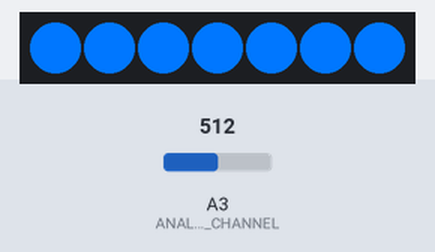
The sketch below on a simulated Arduino Uno, built with avr-gcc and run on an emulated ATmega328P. Parts: 7 RGB LEDs in strip order, left to right. The test bench sets the inputs (shaded band); at power-on: A3 (ANALOG_CHANNEL) = 512.

Above: at 1.2 s.
1.3 s: A3 (ANALOG_CHANNEL) set to 810
At 1.36 s:
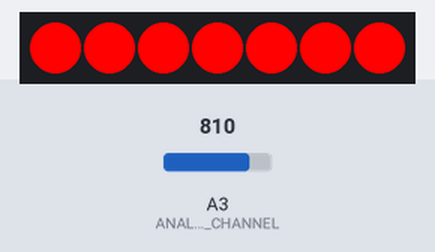
2.9 s: A3 (ANALOG_CHANNEL) set to 891
4.4 s: A3 (ANALOG_CHANNEL) set to 914
At 5.3 s:
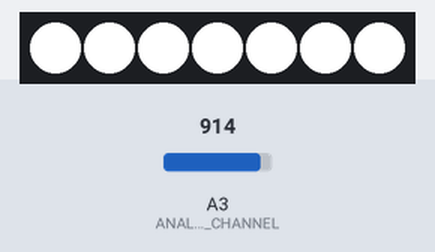
5.9 s: A3 (ANALOG_CHANNEL) set to 716
At 6.3 s:
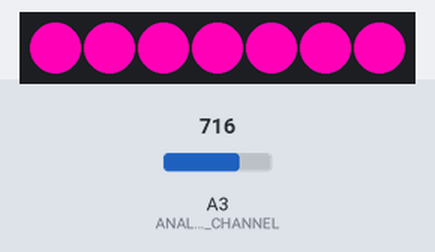
7.4 s: A3 (ANALOG_CHANNEL) set to 350
At 8.6 s:
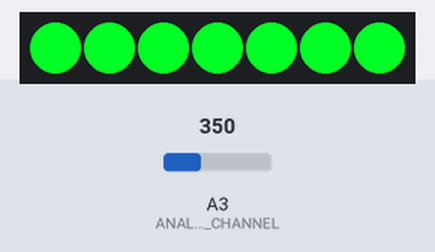
8.9 s: A3 (ANALOG_CHANNEL) set to 90
At 10.0 s:
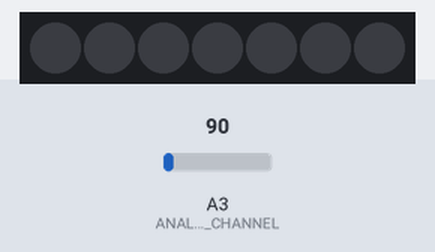
Timing chart, 0 to 11.4 s (numbered marks = the images above; inputs shaded):
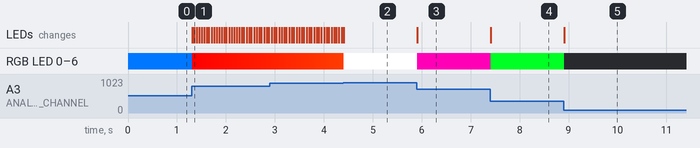

The sketch:

code.ino
```cpp
#include <Adafruit_NeoPixel.h>
#include <math.h>

#define PIN      2 // PB2 = Pin 7
#define N_LEDS 7
#define ANALOG_CHANNEL 3 // ADC3 = PB3 = Pin 2

Adafruit_NeoPixel strip = Adafruit_NeoPixel(N_LEDS, PIN, NEO_GRB + NEO_KHZ800);
uint8_t col2 = 0;

float h=0;
float s=1.0;
float l=0.5;
uint32_t color;
int analog_val;

void setup() {
  // put your setup code here, to run once:
  strip.begin();

}

void loop() {
  // put your main code here, to run repeatedly:

  analog_val = analogRead(ANALOG_CHANNEL);
  if (analog_val < 100) {
    color = strip.Color(0,0,0);
  } else if (analog_val < 800) {
    color = hsl_to_color((analog_val-100)/ 700.0f * 360.0f,s,l);
  } else if (analog_val < 900) {
    h += 0.05;
    if (h>=360) {
      h = 0;
    }
    color = hsl_to_color(h,s,l);
  } else {
    color = strip.Color(255,255,255);
  }
  strip.fill(color);
  strip.show();
  delay(10);
}

uint32_t hsl_to_color(float h, float s, float l) {
  // 0<=h<=360 0<=s<=1 0<=l<=1
  float c = (1.0- fabs(2.0*l-1.0))*s;
  float hp = h / 60.0;
  float x = c * (1.0 - fabs(fmod(hp, 2.0) - 1.0));
  float rl, gl, bl;
  if (0<= hp && hp<=1) {
    rl = c;
    gl = x;
    bl = 0;
  } else if (1 < hp && hp <= 2) {
    rl = x;
    gl = c;
    bl = 0;
  } else if (2< hp && hp <= 3) {
    rl = 0;
    gl = c;
    bl = x;
  } else if (3 < hp && hp <= 4) {
    rl = 0;
    gl = x;
    bl = c;
  } else if (4 < hp && hp <=5) {
    rl = x;
    gl = 0;
    bl = c;
  } else {
    rl = c;
    gl = 0;
    bl = x;
  }
  float m = l - c/2.0;
  return strip.Color((uint8_t)((rl + m) * 255), (uint8_t) ((gl + m) * 255), (uint8_t) ((bl + m) * 255));
}
```

Measured:
- the behaviour switches between 899 and 900 on A3 (ANALOG_CHANNEL) (found by bisection; images 1 and 2)
- after the input at 1.3 s, the LEDs: first change at once (image 1 shows a later state)
- after the input at 4.4 s, the LEDs: change at once (image 2)
- after the input at 5.9 s, RGB LED 0–6: RGB(255, 255, 255) → RGB(255, 0, 183) at once; the LEDs: change at once (image 3)
- after the input at 7.4 s, RGB LED 0–6: RGB(255, 0, 183) → RGB(0, 255, 36) at once; the LEDs: change at once (image 4)
- after the input at 8.9 s, RGB LED 0–6: RGB(0, 255, 36) → off at once; the LEDs: change at once (image 5)
